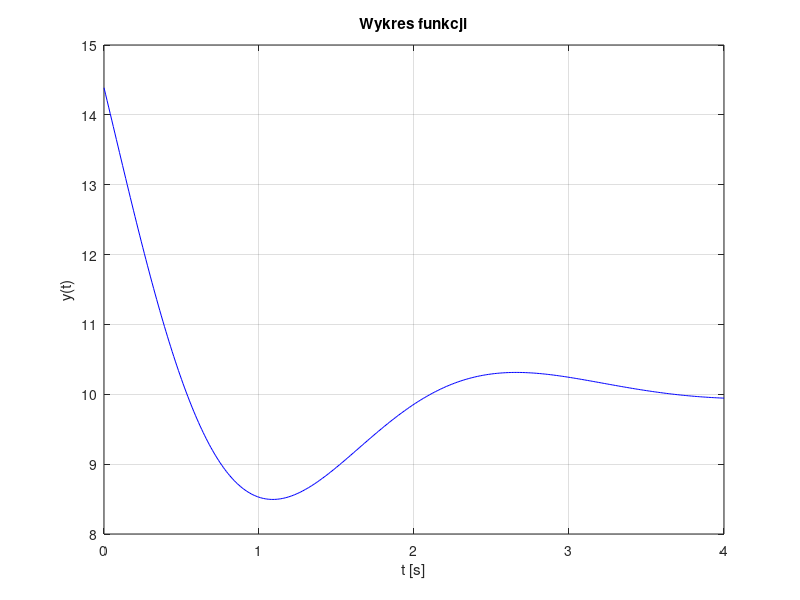

This chart was generated by the following MATLAB code:

clear 
close all

%% generowanie danych do wykresu
t=[0:0.01:4];
y=10+5*exp(-t).*cos(2*t+0.5)

%% tworzenie wykresu
id1 = figure(1)
plot(t, y, 'b-')
xlabel('t [s]')
ylabel('y(t)')
title('Wykres funkcji')
grid on